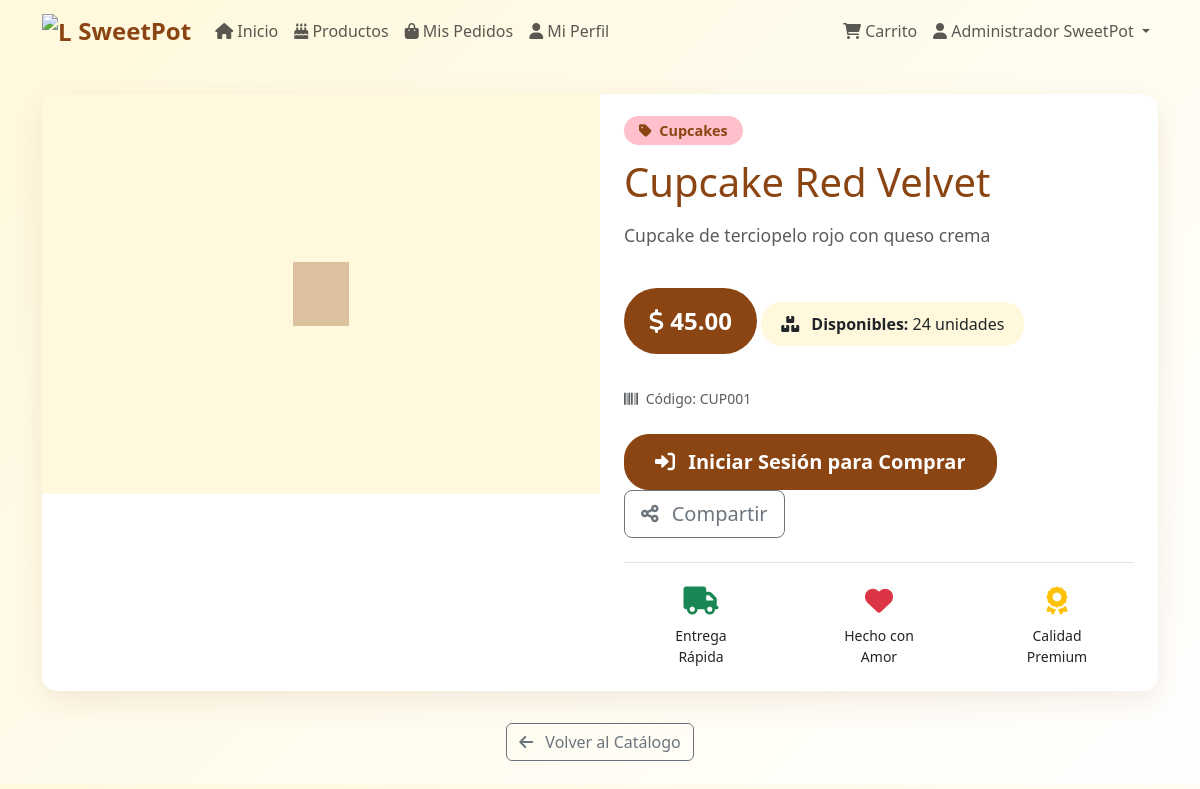
Screenshot of /producto.php?id=3 (signed in) with the database file from the repository.
### tables this page shows
CREATE TABLE productos (
    id INT AUTO_INCREMENT PRIMARY KEY,
    categoria_id INT NOT NULL,
    nombre VARCHAR(100) NOT NULL,
    descripcion TEXT,
    precio DECIMAL(10,2) NOT NULL,
    stock INT NOT NULL DEFAULT 0,
    stock_minimo INT DEFAULT 5,
    imagen VARCHAR(500),
    codigo_producto VARCHAR(50) UNIQUE,
    estado ENUM('activo','inactivo') DEFAULT 'activo',
    fecha_creacion DATETIME DEFAULT CURRENT_TIMESTAMP,
    fecha_actualizacion DATETIME DEFAULT CURRENT_TIMESTAMP ON UPDATE CURRENT_TIMESTAMP,
    
    FOREIGN KEY (categoria_id) REFERENCES categorias(id) ON DELETE CASCADE,
    INDEX idx_categoria (categoria_id),
    INDEX idx_nombre (nombre),
    INDEX idx_estado (estado),
    INDEX idx_codigo (codigo_producto)
);

CREATE TABLE categorias (
    id INT AUTO_INCREMENT PRIMARY KEY,
    nombre VARCHAR(100) NOT NULL UNIQUE,
    descripcion TEXT,
    estado ENUM('activo','inactivo') DEFAULT 'activo',
    fecha_creacion DATETIME DEFAULT CURRENT_TIMESTAMP,
    
    INDEX idx_nombre (nombre),
    INDEX idx_estado (estado)
);

### includes/Auth.php (called while the page is built, shortened)
<?php
class Auth
{
    public static function isLoggedIn()
    {
        return true;
    }
    public static function getUser()
    {
        if (self::isLoggedIn()) {
            return [
                'id' => $_SESSION['user_id'],
                'nombre' => $_SESSION['nombre'],
                'email' => $_SESSION['email'],
                'telefono' => $_SESSION['telefono'],
                'direccion' => $_SESSION['direccion'],
                'rol' => $_SESSION['rol'],
                'estado' => $_SESSION['estado']
            ];
        }
        return false;
    }
}
?>

### producto.php (the view, shortened to what this page needs)
<?php
require_once 'includes/Auth.php';
$producto = null;
$error_mensaje = null;
try {
    $db = new Database();
    $conn = $db->getConnection();
    $stmt = $conn->prepare("
        SELECT p.*, c.nombre as categoria_nombre
        FROM productos p
        INNER JOIN categorias c ON p.categoria_id = c.id
        WHERE p.id = :id AND p.estado = 'activo'
    ");
    $stmt->execute([':id' => $_GET['id']]);
    $producto = $stmt->fetch(PDO::FETCH_ASSOC);
} catch (Exception $e) {
    $error_mensaje = $e->getMessage();
}
$user_logged_in = Auth::isLoggedIn();
$user_data = Auth::getUser();
$is_cliente = $user_logged_in && $user_data && $user_data['rol'] === 'cliente';
?>
<!DOCTYPE html>
<html lang="es">
<head>
    <link href="https://cdn.jsdelivr.net/npm/bootstrap@5.3.0/dist/css/bootstrap.min.css" rel="stylesheet">
    <link href="https://cdnjs.cloudflare.com/ajax/libs/font-awesome/6.0.0/css/all.min.css" rel="stylesheet">
    <link href="https://cdn.jsdelivr.net/npm/sweetalert2@11/dist/sweetalert2.min.css" rel="stylesheet">
</head>
<body>
    <?php if ($user_logged_in): ?>
        <?php include 'cliente/includes/navbar.php'; ?>
    <?php endif; ?>
    <div class="container my-4">
        <?php if (isset($error_mensaje)): ?>
            <div class="alert alert-unavailable text-center">
                <i class="fas fa-exclamation-triangle me-2"></i>
                <?php echo $error_mensaje; ?>
            </div>
            <div class="text-center mt-4">
                <a href="index.php" class="btn btn-outline-secondary">
                    <i class="fas fa-arrow-left me-2"></i>
                    Volver al Catálogo
                </a>
            </div>
        <?php else: ?>
            <div class="product-hero">
                <div class="row g-0">
                    <div class="col-md-6">
                        <div class="product-image">
                            <?php if (!empty($producto['imagen'])): ?>
                                <div class="placeholder" style="display: none;">
                                    <i class="fas fa-birthday-cake"></i>
                                </div>
                            <?php else: ?>
                                <div class="placeholder">
                                    <i class="fas fa-birthday-cake"></i>
                                </div>
                            <?php endif; ?>
                        </div>
                    </div>
                    <div class="col-md-6">
                        <div class="p-4">
                            <div class="mb-3">
                                <span class="category-badge">
                                    <i class="fas fa-tag me-1"></i>
                                    <?php echo htmlspecialchars($producto['categoria_nombre'] ?? 'Sin categoría'); ?>
                                </span>
                            </div>
                            <h1 class="mb-3" style="color: var(--sweetpot-brown);">
                                <?php echo htmlspecialchars($producto['nombre']); ?>
                            </h1>
                            <?php if (!empty($producto['descripcion'])): ?>
                                <p class="text-muted mb-4" style="font-size: 1.1rem;">
                                    <?php echo nl2br(htmlspecialchars($producto['descripcion'])); ?>
                                </p>
                            <?php endif; ?>
                            <div class="price-tag">
                                <i class="fas fa-dollar-sign"></i>
                                <?php echo number_format($producto['precio'], 2); ?>
                            </div>
                            <div class="stock-info">
                                <i class="fas fa-boxes me-2"></i>
                                <strong>Disponibles:</strong> <?php echo $producto['stock']; ?> unidades
                            </div>
                            <?php if (!empty($producto['codigo_producto'])): ?>
                                <div class="mt-3">
                                    <small class="text-muted">
                                        <i class="fas fa-barcode me-1"></i>
                                        Código: <?php echo htmlspecialchars($producto['codigo_producto']); ?>
                                    </small>
                                </div>
                            <?php endif; ?>
                            <div class="mt-4">
                                <?php if (isset($error_mensaje)): ?>
                                    <button class="btn btn-secondary btn-lg" disabled>
                                        <i class="fas fa-ban me-2"></i>
                                        No Disponible
                                    </button>
                                <?php else: ?>
                                    <?php if ($is_cliente): ?>
                                        <button class="btn btn-sweetpot btn-lg me-3"
                                            onclick="agregarAlCarrito(<?php echo $producto['id']; ?>)">
                                            <i class="fas fa-shopping-cart me-2"></i>
                                            Agregar al Carrito
                                        </button>
                                    <?php else: ?>
                                        <a href="login.php" class="btn btn-sweetpot btn-lg me-3">
                                            <i class="fas fa-sign-in-alt me-2"></i>
                                            Iniciar Sesión para Comprar
                                        </a>
                                    <?php endif; ?>
                                    <button class="btn btn-outline-secondary btn-lg" onclick="compartirProducto()">
                                        <i class="fas fa-share-alt me-2"></i>
                                        Compartir
                                    </button>
                                <?php endif; ?>
                            </div>
                            <div class="mt-4 pt-4 border-top">
                                <div class="row text-center">
                                    <div class="col-4">
                                        <i class="fas fa-truck text-success fs-3"></i>
                                        <div class="small mt-2">Entrega<br>Rápida</div>
                                    </div>
                                    <div class="col-4">
                                        <i class="fas fa-heart text-danger fs-3"></i>
                                        <div class="small mt-2">Hecho con<br>Amor</div>
                                    </div>
                                    <div class="col-4">
                                        <i class="fas fa-award text-warning fs-3"></i>
                                        <div class="small mt-2">Calidad<br>Premium</div>
                                    </div>
                                </div>
                            </div>
                        </div>
                    </div>
                </div>
            </div>
            <div class="text-center mt-4">
                <a href="index.php" class="btn btn-outline-secondary">
                    <i class="fas fa-arrow-left me-2"></i>
                    Volver al Catálogo
                </a>
            </div>
        <?php endif; ?>
    </div>
</body>
</html>

### producto.php (style rules this page uses)
:root { --sweetpot-brown: #8b4513; --sweetpot-light-brown: #deb887; --sweetpot-pink: #ffc0cb; --sweetpot-cream: #fff8dc; }
body { background: linear-gradient(135deg, var(--sweetpot-cream) 0%, #fff 100%); font-family: 'Segoe UI', Tahoma, Geneva, Verdana, sans-serif; }
.product-hero { background: white; border-radius: 15px; box-shadow: 0 10px 30px rgba(139, 69, 19, 0.1); overflow: hidden; margin: 2rem 0; }
.product-image { height: 400px; background: var(--sweetpot-cream); display: flex; align-items: center; justify-content: center; }
.product-image .placeholder { font-size: 4rem; color: var(--sweetpot-brown); opacity: 0.3; }
.btn-sweetpot { background: var(--sweetpot-brown); border-color: var(--sweetpot-brown); color: white; border-radius: 25px; padding: 12px 30px; font-weight: 600; transition: all 0.3s ease; }
.price-tag { background: var(--sweetpot-brown); color: white; padding: 15px 25px; border-radius: 50px; font-size: 1.5rem; font-weight: bold; display: inline-block; margin: 1rem 0; }
.stock-info { background: var(--sweetpot-cream); padding: 10px 20px; border-radius: 20px; display: inline-block; margin: 0.5rem 0; }
.category-badge { background: var(--sweetpot-pink); color: var(--sweetpot-brown); padding: 5px 15px; border-radius: 15px; font-size: 0.9rem; font-weight: 600; }

### rows the page displays
productos: categoria.nombre "Cupcakes", nombre "Cupcake Red Velvet", descripcion "Cupcake de terciopelo rojo con queso crema", precio "45.00", stock "24", codigo_producto "CUP001"

### other values shown
$_SESSION['nombre'] "Administrador SweetPot"
